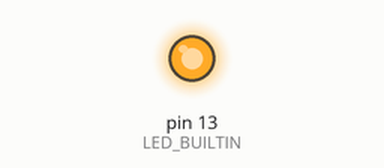
Bench run of a sketch on a simulated Arduino Uno, built for the host (arithmetic inside an expression is 32-bit, double 64-bit). On the bench: output pins drawn as LEDs (lit = HIGH). Random numbers use the default seed unless the sketch sets one; what the sketch prints to the serial monitor is not drawn.

Above: at 0.1 s.
At 9.6 s:
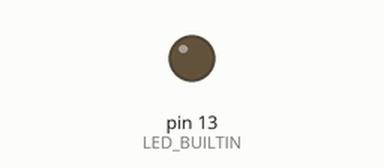
Timing chart, 0 to 11.1 s (numbered marks = the images above):
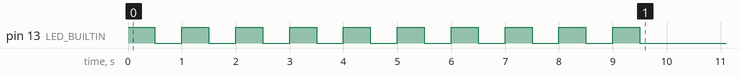

The sketch:

arduino_resnet_1_exit_1_final.ino
```cpp
/*
 * Auto-generated Arduino runner: arduino_resnet_1_exit_1_final
 *
 * Copy this file and all files from the generated code directory
 * into a single Arduino sketch folder named "arduino_resnet_1_exit_1_final".
 * (Folder name must match the .ino filename.)
 *
 * Board: Arduino Giga R1  (FQBN: arduino:mbed_giga:giga)
 *
 * Compile check (no upload):
 *   arduino-cli compile --fqbn arduino:mbed_giga:giga arduino_resnet_1_exit_1_final/
 *
 * Model I/O:
 *   Input  (NCHW): [1, 6, 7, 256]  ->  NHWC flat: 10752 floats
 *   Output        : [1, 5]  ->  5 class scores
 */

#include "model.h"

// ---------------------------------------------------------------------------
// Buffer sizes
// ---------------------------------------------------------------------------
#define INPUT_SIZE  10752   // 1 * 7 * 256 * 6  (NHWC)
#define OUTPUT_SIZE 5

// Global arrays — keeps them off the stack (avoids stack overflow)
static float input_buf[INPUT_SIZE];
static float output_buf[OUTPUT_SIZE];
static bool  _done = false;

// ---------------------------------------------------------------------------
// setup
// ---------------------------------------------------------------------------
void setup() {
    pinMode(LED_BUILTIN, OUTPUT);

    // Slow blink = setup started
    for (int i = 0; i < 10; i++) {
        digitalWrite(LED_BUILTIN, HIGH); delay(500);
        digitalWrite(LED_BUILTIN, LOW);  delay(500);
    }
    Serial.begin(115200);
    // unsigned long start = millis();
    while (!Serial) {}

    // Seed RNG from a floating ADC pin (unconnected = noise)
    randomSeed(analogRead(A0));

    // Fill input with random floats in [-1.0, 1.0]
    // Replace this block with real sensor data in your application.
    for (int i = 0; i < INPUT_SIZE; ++i) {
        // random(-1000, 1001) gives integers in [-1000, 1000]
        input_buf[i] = (float)random(-1000, 1001) / 1000.0f;
    }

    Serial.println("Input buffer filled with random data.");
    Serial.println("Running model_forward...");
    Serial.println();
}

// ---------------------------------------------------------------------------
// loop — runs inference once, then halts
// ---------------------------------------------------------------------------
void loop() {
    if (_done) return;
    _done = true;

    // model_forward prints profiling checkpoints (Serial.print) internally
    model_forward(input_buf, output_buf);

    // Print output class scores
    Serial.println();
    Serial.println("Output scores:");
    for (int i = 0; i < OUTPUT_SIZE; ++i) {
        Serial.print("  class ");
        Serial.print(i);
        Serial.print(": ");
        Serial.println(output_buf[i], 6);
    }

    // Find argmax
    int best = 0;
    for (int i = 1; i < OUTPUT_SIZE; ++i) {
        if (output_buf[i] > output_buf[best]) best = i;
    }
    Serial.print("Predicted class: ");
    Serial.println(best);
}
```

model.cpp
```cpp
// Auto-generated model implementation
// DO NOT EDIT

// Input shape  (NCHW): [1, 6, 7, 256]
// Output shape: [1, 5]

#include <Arduino.h>

#include "model.h"
#include "weights.h"
#include "nn_ops_float.h"

#include <string.h>

void model_forward(const float* input, float* output) {
    unsigned long _t_start, _t_end;
    _t_start = micros();
    static float slot_0[10752];
    static float slot_1[10752];
    static float slot_2[10752];

    // stem_conv [conv2d]
    conv2d_nhwc(input, 7, 256, 6, stem_conv_weight, 5, 5, 2, NULL, 1, 1, 1, slot_0);
    // stem_bn [batchnorm]
    batchnorm2d_nhwc(slot_0, 7, 256, 2, stem_bn_gamma, stem_bn_beta, stem_bn_mean, stem_bn_var, 1e-05f, slot_1);
    // stem_relu [relu]
    relu(slot_1, 3584);
    // stage0_block0_conv1 [conv2d]
    conv2d_nhwc(slot_1, 7, 256, 2, stage0_block0_conv1_weight, 3, 3, 2, NULL, 1, 1, 1, slot_0);
    // stage0_block0_bn1 [batchnorm]
    batchnorm2d_nhwc(slot_0, 7, 256, 2, stage0_block0_bn1_gamma, stage0_block0_bn1_beta, stage0_block0_bn1_mean, stage0_block0_bn1_var, 1e-05f, slot_2);
    // stage0_block0_relu1 [relu]
    relu(slot_2, 3584);
    // stage0_block0_conv2 [conv2d]
    conv2d_nhwc(slot_2, 7, 256, 2, stage0_block0_conv2_weight, 3, 3, 2, NULL, 1, 1, 1, slot_0);
    // stage0_block0_bn2 [batchnorm]
    batchnorm2d_nhwc(slot_0, 7, 256, 2, stage0_block0_bn2_gamma, stage0_block0_bn2_beta, stage0_block0_bn2_mean, stage0_block0_bn2_var, 1e-05f, slot_2);
    // add [add]
    for (int i = 0; i < 3584; ++i) {
        slot_0[i] = slot_2[i] + slot_1[i];
    }
    // stage0_block0_relu2 [relu]
    relu(slot_0, 3584);
    // stage0_block1_conv1 [conv2d]
    conv2d_nhwc(slot_0, 7, 256, 2, stage0_block1_conv1_weight, 3, 3, 2, NULL, 1, 1, 1, slot_1);
    // stage0_block1_bn1 [batchnorm]
    batchnorm2d_nhwc(slot_1, 7, 256, 2, stage0_block1_bn1_gamma, stage0_block1_bn1_beta, stage0_block1_bn1_mean, stage0_block1_bn1_var, 1e-05f, slot_2);
    // stage0_block1_relu1 [relu]
    relu(slot_2, 3584);
    // stage0_block1_conv2 [conv2d]
    conv2d_nhwc(slot_2, 7, 256, 2, stage0_block1_conv2_weight, 3, 3, 2, NULL, 1, 1, 1, slot_1);
    // stage0_block1_bn2 [batchnorm]
    batchnorm2d_nhwc(slot_1, 7, 256, 2, stage0_block1_bn2_gamma, stage0_block1_bn2_beta, stage0_block1_bn2_mean, stage0_block1_bn2_var, 1e-05f, slot_2);
    // add_1 [add]
    for (int i = 0; i < 3584; ++i) {
        slot_1[i] = slot_2[i] + slot_0[i];
    }
    // stage0_block1_relu2 [relu]
    relu(slot_1, 3584);
    // stage1_block0_shortcut_conv [conv2d]
    conv2d_nhwc(slot_1, 7, 256, 2, stage1_block0_shortcut_conv_weight, 1, 1, 6, NULL, 1, 1, 0, slot_0);
    // stage1_block0_shortcut_bn [batchnorm]
    batchnorm2d_nhwc(slot_0, 7, 256, 6, stage1_block0_shortcut_bn_gamma, stage1_block0_shortcut_bn_beta, stage1_block0_shortcut_bn_mean, stage1_block0_shortcut_bn_var, 1e-05f, slot_2);
    // stage1_block0_conv1 [conv2d]
    conv2d_nhwc(slot_1, 7, 256, 2, stage1_block0_conv1_weight, 3, 3, 6, NULL, 1, 1, 1, slot_0);
    // stage1_block0_bn1 [batchnorm]
    batchnorm2d_nhwc(slot_0, 7, 256, 6, stage1_block0_bn1_gamma, stage1_block0_bn1_beta, stage1_block0_bn1_mean, stage1_block0_bn1_var, 1e-05f, slot_1);
    // stage1_block0_relu1 [relu]
    relu(slot_1, 10752);
    // stage1_block0_conv2 [conv2d]
    conv2d_nhwc(slot_1, 7, 256, 6, stage1_block0_conv2_weight, 3, 3, 6, NULL, 1, 1, 1, slot_0);
    // stage1_block0_bn2 [batchnorm]
    batchnorm2d_nhwc(slot_0, 7, 256, 6, stage1_block0_bn2_gamma, stage1_block0_bn2_beta, stage1_block0_bn2_mean, stage1_block0_bn2_var, 1e-05f, slot_1);
    // add_2 [add]
    for (int i = 0; i < 10752; ++i) {
        slot_0[i] = slot_1[i] + slot_2[i];
    }
    // stage1_block0_relu2 [relu]
    relu(slot_0, 10752);
    // stage1_block1_conv1 [conv2d]
    conv2d_nhwc(slot_0, 7, 256, 6, stage1_block1_conv1_weight, 3, 3, 6, NULL, 1, 1, 1, slot_1);
    // stage1_block1_bn1 [batchnorm]
    batchnorm2d_nhwc(slot_1, 7, 256, 6, stage1_block1_bn1_gamma, stage1_block1_bn1_beta, stage1_block1_bn1_mean, stage1_block1_bn1_var, 1e-05f, slot_2);
    // stage1_block1_relu1 [relu]
    relu(slot_2, 10752);
    // stage1_block1_conv2 [conv2d]
    conv2d_nhwc(slot_2, 7, 256, 6, stage1_block1_conv2_weight, 3, 3, 6, NULL, 1, 1, 1, slot_1);
    // stage1_block1_bn2 [batchnorm]
    batchnorm2d_nhwc(slot_1, 7, 256, 6, stage1_block1_bn2_gamma, stage1_block1_bn2_beta, stage1_block1_bn2_mean, stage1_block1_bn2_var, 1e-05f, slot_2);
    // add_3 [add]
    for (int i = 0; i < 10752; ++i) {
        slot_1[i] = slot_2[i] + slot_0[i];
    }
    // stage1_block1_relu2 [relu]
    relu(slot_1, 10752);
    // exit_conv [conv2d]
    conv2d_nhwc(slot_1, 7, 256, 6, exit_conv_weight, 5, 5, 6, NULL, 2, 2, 1, slot_0);
    // exit_bn [batchnorm]
    batchnorm2d_nhwc(slot_0, 4, 128, 6, exit_bn_gamma, exit_bn_beta, exit_bn_mean, exit_bn_var, 1e-05f, slot_1);
    // exit_relu [relu]
    relu(slot_1, 3072);
    // exit_pool [adaptive_avg_pool]
    global_average_pool_2d(slot_1, 4, 128, 6, slot_0);
    // view [method_view]
    memcpy(slot_1, slot_0, 6 * sizeof(float));
    // exit_fc [linear]
    dense(slot_1, 6, exit_fc_weight, exit_fc_bias, 5, slot_0);
    // exit_softmax [softmax]
    memcpy(slot_1, slot_0, 5 * sizeof(float));
    softmax(slot_1, 5);
    _t_end = micros();
    Serial.print("Final Exit: ");
    Serial.print((_t_end - _t_start) / 1000.0f, 2);
    Serial.println(" ms");
    memcpy(output, slot_1, 5 * sizeof(float));
}
```

model.h
```cpp
// Auto-generated model header
// DO NOT EDIT

#ifndef MODEL_H_
#define MODEL_H_

#include <stddef.h>

// =============================================================================
// IMPORTANT: Input Layout
// =============================================================================
// This model expects input in NHWC format (batch, height, width, channels).
// PyTorch uses NCHW format. Convert before calling:
//   PyTorch: input.permute(0, 2, 3, 1).numpy().flatten()
// =============================================================================

// Input: x
// Output: exit_softmax

// Main model inference function
void model_forward(const float* input, float* output);

#endif // MODEL_H_
```

nn_ops_float.h
```cpp
// Minimal TensorFlow-like ops implemented in portable C for embedded targets.
// Layout: NHWC for tensors. Convolutions are standard cross-correlation (TF style).
// No dynamic allocation; callers provide output buffers.
// All functions use float for simplicity; adapt to fixed-point as needed.

#ifndef NN_OPS_FLOAT_H_
#define NN_OPS_FLOAT_H_

#include <math.h>
#include <stddef.h>

// Clamp helper
static inline int clamp_int(int v, int lo, int hi) { return v < lo ? lo : (v > hi ? hi : v); }

// Conv2D (NHWC input, HWIO filters)
// in:  [H, W, C_in]
// filt:[K_h, K_w, C_in, C_out]
// bias:[C_out]
// out: [H_out, W_out, C_out]
// Stride: (stride_h, stride_w), Padding: SAME or VALID (string)
static inline void conv2d_nhwc(
    const float* in, int in_h, int in_w, int in_c,
    const float* filt, int k_h, int k_w, int out_c,
    const float* bias,
    int stride_h, int stride_w,
    int pad_same, // 1 for SAME, 0 for VALID
    float* out)
{
    int out_h, out_w;
    if (pad_same) {
        out_h = (in_h + stride_h - 1) / stride_h;
        out_w = (in_w + stride_w - 1) / stride_w;
    } else {
        out_h = (in_h - k_h) / stride_h + 1;
        out_w = (in_w - k_w) / stride_w + 1;
    }

    int pad_h_total = pad_same ? ((out_h - 1) * stride_h + k_h - in_h) : 0;
    int pad_w_total = pad_same ? ((out_w - 1) * stride_w + k_w - in_w) : 0;
    int pad_top = pad_h_total / 2;
    int pad_left = pad_w_total / 2;

    for (int oh = 0; oh < out_h; ++oh) {
        for (int ow = 0; ow < out_w; ++ow) {
            for (int oc = 0; oc < out_c; ++oc) {
                float acc = bias ? bias[oc] : 0.0f;
                for (int kh = 0; kh < k_h; ++kh) {
                    int ih = oh * stride_h + kh - pad_top;
                    if (ih < 0 || ih >= in_h) continue;
                    for (int kw = 0; kw < k_w; ++kw) {
                        int iw = ow * stride_w + kw - pad_left;
                        if (iw < 0 || iw >= in_w) continue;
                        const float* in_px = in + ((ih * in_w + iw) * in_c);
                        const float* f_base = filt + (((kh * k_w + kw) * in_c) * out_c + oc);
                        for (int ic = 0; ic < in_c; ++ic) {
                            acc += in_px[ic] * f_base[ic * out_c];
                        }
                    }
                }
                out[((oh * out_w + ow) * out_c) + oc] = acc;
            }
        }
    }
}

// ReLU
static inline void relu(float* x, int n) {
    for (int i = 0; i < n; ++i) x[i] = x[i] > 0.0f ? x[i] : 0.0f;
}

// Dense (fully connected): y = xW + b
// x: [in_features]
// W: [in_features, out_features] row-major (in_features major)
// b: [out_features]
static inline void dense(const float* x, int in_features,
                         const float* W, const float* b,
                         int out_features,
                         float* y) {
    for (int o = 0; o < out_features; ++o) {
        float acc = b ? b[o] : 0.0f;
        const float* w_col = W + o; // access W[i * out_features + o]
        for (int i = 0; i < in_features; ++i) {
            acc += x[i] * w_col[i * out_features];
        }
        y[o] = acc;
    }
}

// GlobalAveragePool2D over H and W for NHWC
// in: [H, W, C]
// out: [C]
static inline void global_average_pool_2d(const float* in, int h, int w, int c, float* out) {
    for (int ch = 0; ch < c; ++ch) out[ch] = 0.0f;
    const int n = h * w;
    for (int ih = 0; ih < h; ++ih) {
        for (int iw = 0; iw < w; ++iw) {
            const float* px = in + ((ih * w + iw) * c);
            for (int ch = 0; ch < c; ++ch) out[ch] += px[ch];
        }
    }
    const float inv = n > 0 ? 1.0f / (float)n : 0.0f;
    for (int ch = 0; ch < c; ++ch) out[ch] *= inv;
}

// AdaptiveAvgPool2d((1,1)): same as global average pool over H,W for NHWC
// in:  [in_h, in_w, in_c]
// out: [in_c]
static inline void adaptive_avg_pool_2d_1x1(const float* in, int in_h, int in_w, int in_c, float* out) {
    global_average_pool_2d(in, in_h, in_w, in_c, out);
}

// Flatten: copy n floats from src to dst (for view/flatten after pooling)
static inline void flatten(const float* src, int n, float* dst) {
    for (int i = 0; i < n; ++i) dst[i] = src[i];
}

// Softmax over last dimension
static inline void softmax(float* x, int n) {
    if (n <= 0) return;
    float maxv = x[0];
    for (int i = 1; i < n; ++i) if (x[i] > maxv) maxv = x[i];
    float sum = 0.0f;
    for (int i = 0; i < n; ++i) {
        x[i] = expf(x[i] - maxv);
        sum += x[i];
    }
    const float inv = sum > 0 ? 1.0f / sum : 0.0f;
    for (int i = 0; i < n; ++i) x[i] *= inv;
}

// Mean reduction over spatial dimensions (H, W) for NHWC
// Used for global average pooling or mean(dim=[2,3]) in PyTorch
// in:  [H, W, C] - 3D tensor in NHWC format (batch dimension removed)
// out: [C] - 1D tensor with channel means
// This is equivalent to global_average_pool_2d but named for clarity
static inline void mean_hwc(const float* in, int h, int w, int c, float* out) {
    const int n = h * w;
    // Initialize output to zero
    for (int ch = 0; ch < c; ++ch) {
        out[ch] = 0.0f;
    }
    // Sum over all spatial positions
    for (int ih = 0; ih < h; ++ih) {
        for (int iw = 0; iw < w; ++iw) {
            const float* px = in + ((ih * w + iw) * c);
            for (int ch = 0; ch < c; ++ch) {
                out[ch] += px[ch];
            }
        }
    }
    // Divide by number of elements
    const float inv = n > 0 ? 1.0f / (float)n : 0.0f;
    for (int ch = 0; ch < c; ++ch) {
        out[ch] *= inv;
    }
}

// BatchNorm2D for NHWC
// in:  [H, W, C]
// gamma: [C] (scale)
// beta:  [C] (bias)
// mean:  [C] (running mean)
// var:   [C] (running variance)
// out:  [H, W, C]
static inline void batchnorm2d_nhwc(
    const float* in, int h, int w, int c,
    const float* gamma, const float* beta,
    const float* mean, const float* var,
    float eps,
    float* out)
{
    const int n = h * w;
    for (int ih = 0; ih < h; ++ih) {
        for (int iw = 0; iw < w; ++iw) {
            const float* in_px = in + ((ih * w + iw) * c);
            float* out_px = out + ((ih * w + iw) * c);
            for (int ch = 0; ch < c; ++ch) {
                float normalized = (in_px[ch] - mean[ch]) / sqrtf(var[ch] + eps);
                out_px[ch] = gamma[ch] * normalized + beta[ch];
            }
        }
    }
}

#endif // NN_OPS_FLOAT_H_
```

Source omitted: weights.h (42227 bytes)
